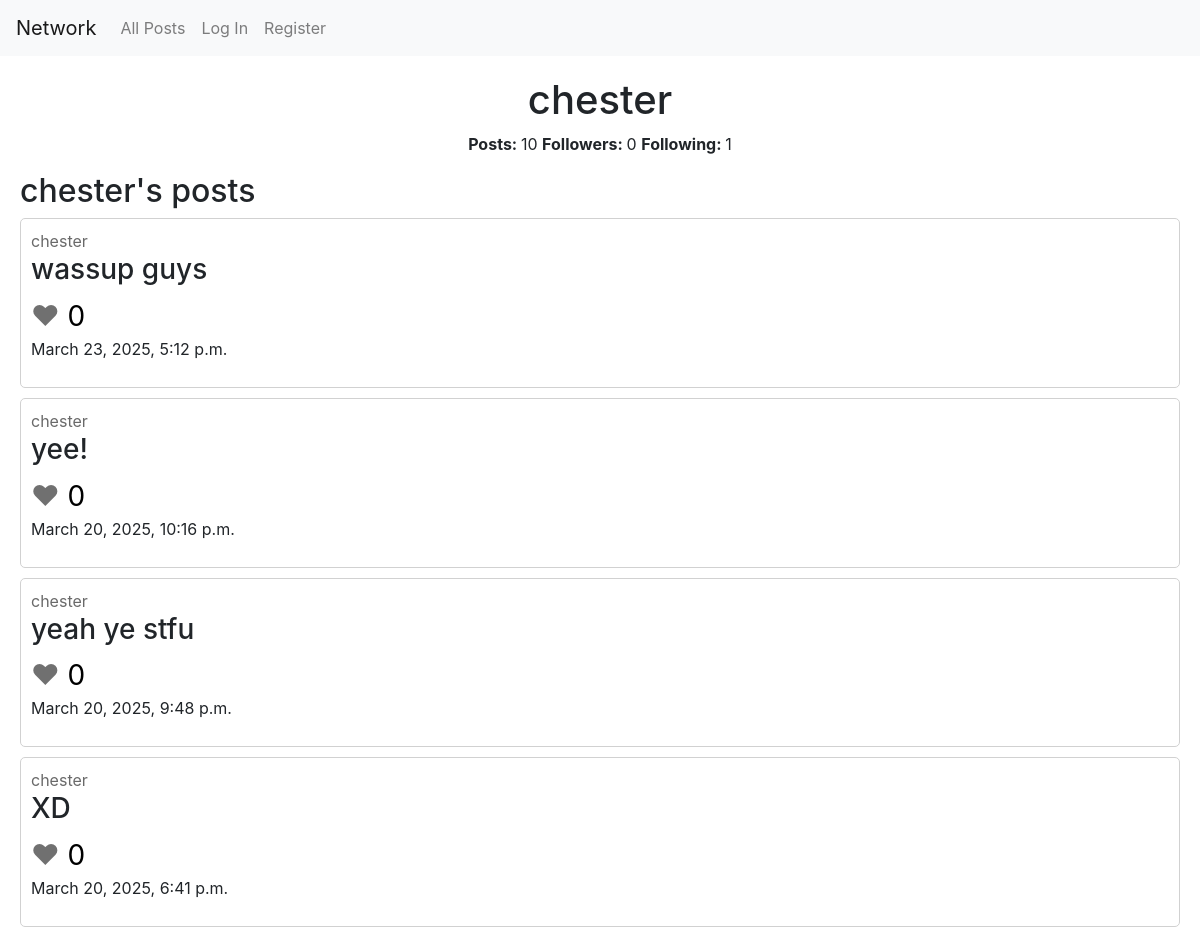
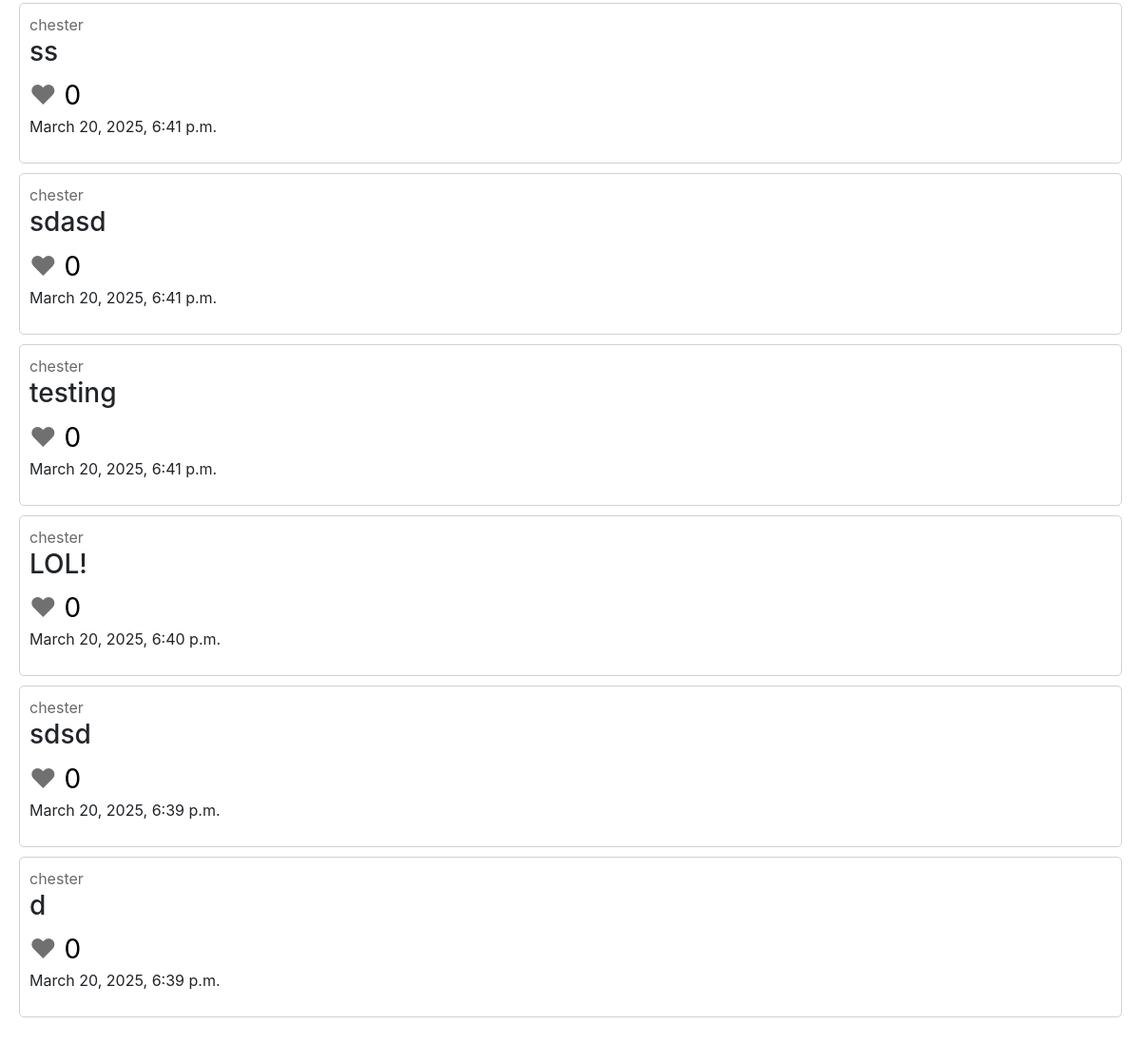
The page /chester on the database as committed earlier (2 pictures, top to bottom).
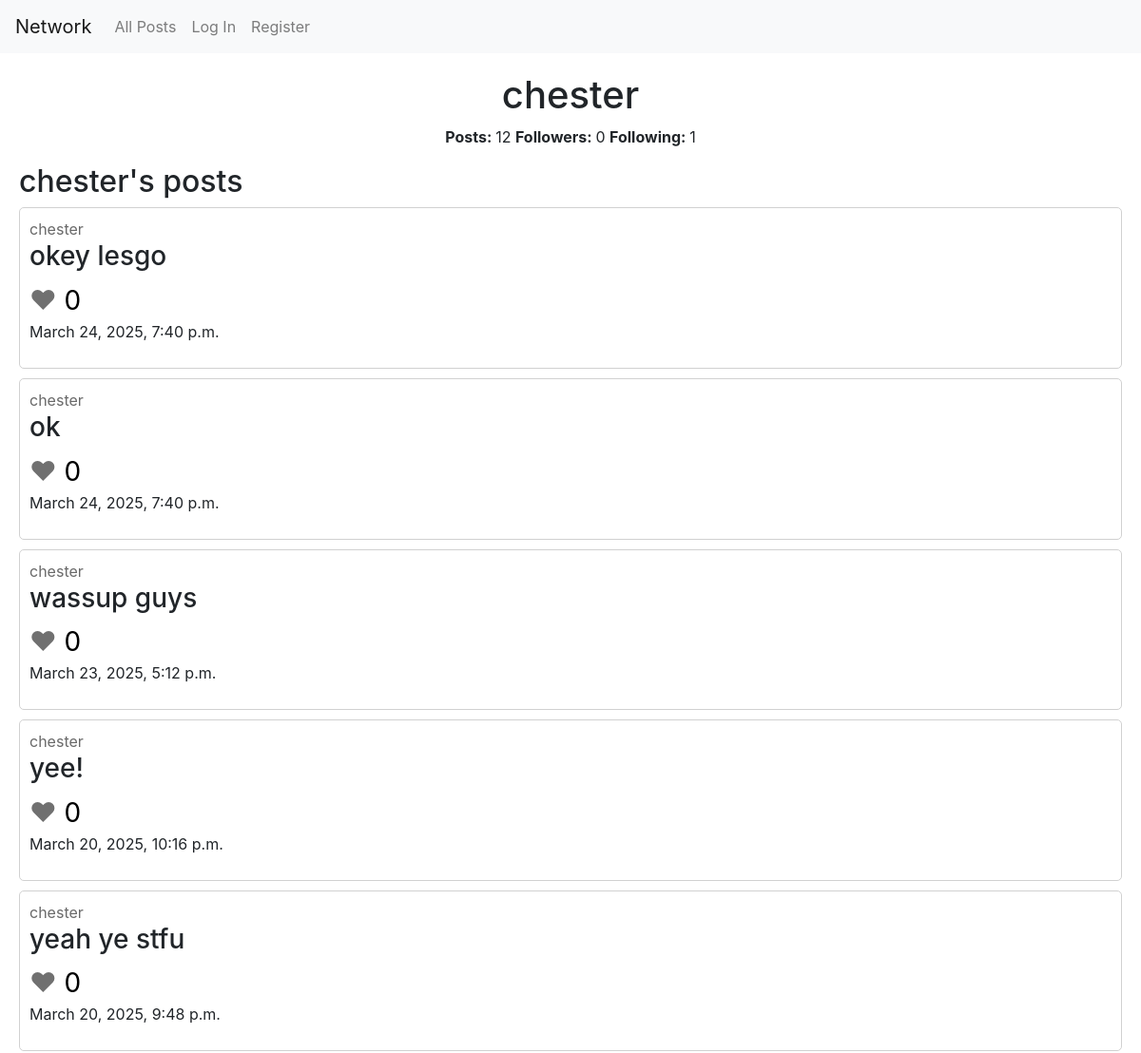
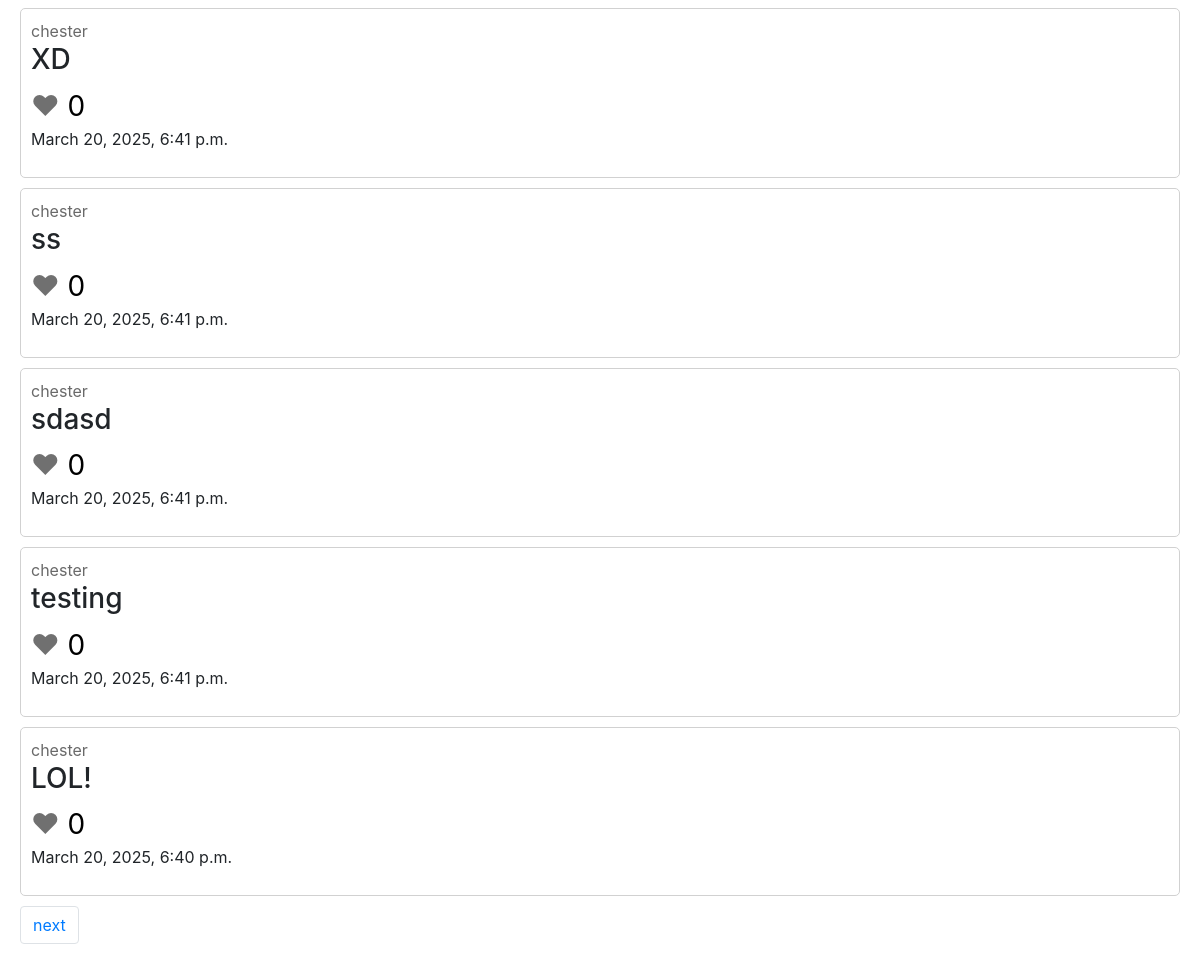
The same page on the database as committed later (2 pictures, top to bottom).
### network/models.py (models this page shows, shortened)
class Post(models.Model):
    content = models.TextField(max_length=250)
    likes = models.ManyToManyField(User, blank=True, related_name="users_who_liked")
    creator = models.ForeignKey(User, on_delete=models.CASCADE)
    timestamp = models.DateTimeField(auto_now_add=True)

class User(AbstractUser):
    followers = models.ManyToManyField("self", blank=True, symmetrical=False, related_name="following_users")
    following = models.ManyToManyField("self", blank=True, symmetrical=False, related_name="followers_users")

### network/views.py (the view)
# urls.py: path("<str:username>", views.user_account, name="user_account"),
def user_account(request, username):
    user = User.objects.get(username=username)
    all_posts = Post.objects.filter(creator = user.id).order_by("-timestamp")
    page = request.GET.get('page')
    paginator = Paginator(all_posts, 10)
    page_obj = paginator.get_page(page)
    return render(request, "network/user_account.html", {
        "show_user": user,
        "all_posts": page_obj,
        "post_count": all_posts.count(),
        "is_followed": user.followers.filter(username = request.user.username).exists()
    })

### network/templates/network/user_account.html (shortened to what this page needs)
{% extends "network/layout.html" %}
{% block body %}
    <div id="profile-div">
        <h1>{{ show_user.username }}</h1>
        <p>
            <span class="bold">Posts: </span><span>{{ post_count }}</span>
            <span class="bold">Followers: </span><span id="followersCount">{{ show_user.followers.count }}</span>
            <span class="bold">Following: </span><span>{{ show_user.following.count }}</span>
        </p>
    </div>
    <h2>{{ show_user.username }}'s posts</h2>
    {% include 'network/posts.html' %}
{% endblock %}

### network/templates/network/posts.html (shortened to what this page needs)
{% for post in all_posts %}
    <div class="post">
        <span class="firstspan"><a href="{% url 'user_account' post.creator %}" class="user-link">{{ post.creator }}</a></span>
        <h3 class="post-content">{{ post.content }}</h3>
        {% if user.is_authenticated %}
            {% if user in post.likes.all %}
                <span class="heart-liked" data-post-id="{{ post.id }}">
                    &hearts;
                </span>
            {% else %}
                <span class="heart" data-post-id="{{ post.id }}">
                    &hearts;
                </span>
            {% endif %}
        {% else %}
            <span class="heart-unlikable" data-post-id="{{ post.id }}">
                &hearts;
            </span>
        {% endif %}
        <span class="likes"> {{ post.likes.count }}</span>
        <p>
        <span>{{ post.timestamp }}</span>
        </p>
    </div>
    {% empty %}
    <h3>No posts at the moment</h3>
{% endfor %}
<div class="pagination text-center">
    <span class="step-links">
        <ul class="pagination justify-content-center">
        {% if all_posts.has_next %}
            <li class="page-item"><a href="?page={{ all_posts.next_page_number }}" class="page-link">next</a></li>
        {% endif %}
        </ul>
    </span>
</div>

Rows that differ between the two databases and show on the page:
no longer on this page (row edited): Post: creator "chester", content "sdsd", likes.count "0", timestamp "March 20, 2025, 6:39 p.m."
no longer on this page (row unchanged): Post: creator "chester", content "d", likes.count "0", timestamp "March 20, 2025, 6:39 p.m."
added Post: creator "chester", content "okey lesgo", likes.count "0", timestamp "March 24, 2025, 7:40 p.m."
added Post: creator "chester", content "ok", likes.count "0", timestamp "March 24, 2025, 7:40 p.m."
Other text that changed with them:
{{ post_count }}: "10" → "12"
text now shown: "next"
